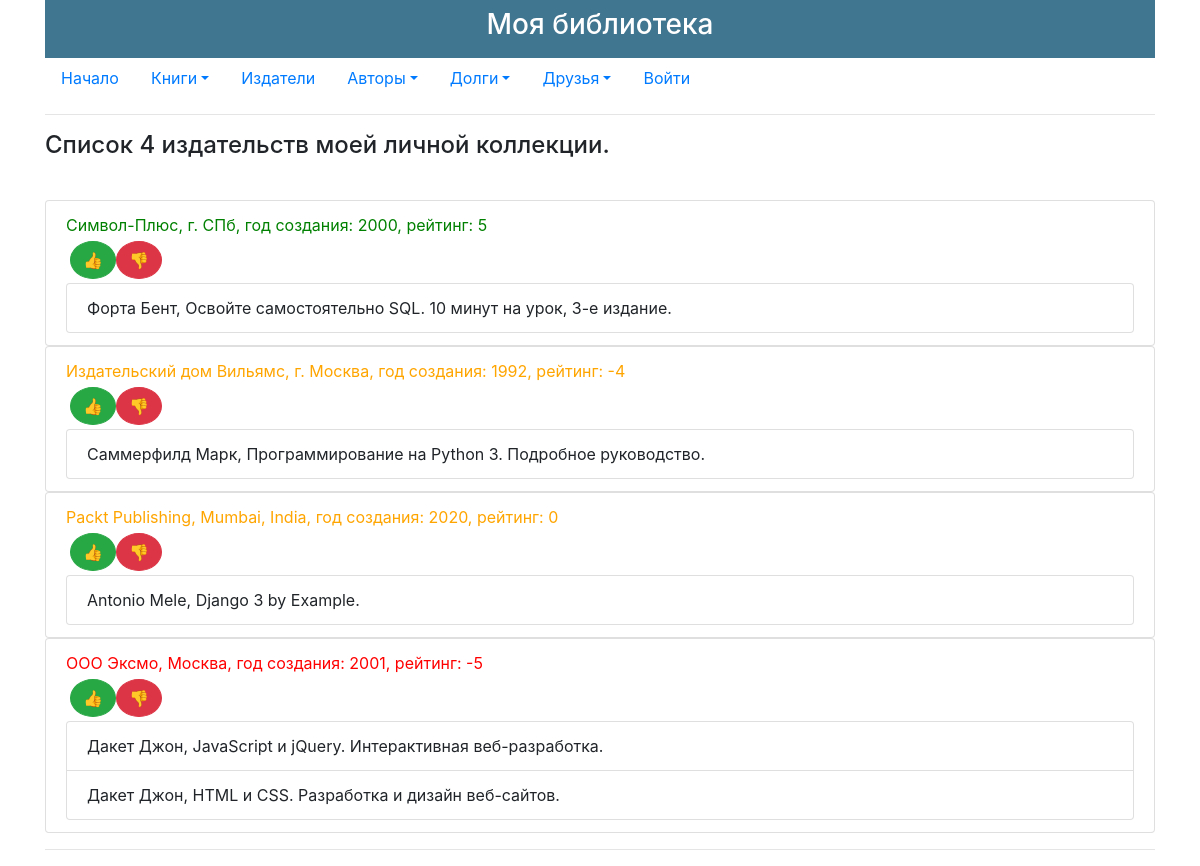
Screenshot of /publishers/ with the database file from the repository.
### p_library/models.py (models this page shows, shortened)
class Publisher(models.Model):
    name = models.TextField()
    description = models.TextField()
    found_date = models.SmallIntegerField()
    property_type = models.TextField(default="private")
    rating = models.SmallIntegerField(default=0)

class Book(models.Model):
    ISBN = models.CharField(max_length=13)
    title = models.TextField()
    description = models.TextField()
    year_release = models.SmallIntegerField()
    copy_count = models.SmallIntegerField(default=1)
    price = models.DecimalField(default=1, decimal_places=2, max_digits=10)
    author = models.ForeignKey(Author, on_delete = models.CASCADE)
    publisher = models.ForeignKey(Publisher, on_delete = models.CASCADE, related_name='books')
    friend = models.ManyToManyField(Friend,through='BorrowBook',related_name='borrows', blank=True)

class Author(models.Model):
    full_name = models.TextField()
    birth_year = models.SmallIntegerField()
    country = models.CharField(max_length=2)

### p_library/views.py (the view)
# urls.py: path('publishers/',views.publishers_index), #url для издательства
def publishers_index(request):
    template = loader.get_template('publishers.html')
    publishers = Publisher.objects.all()
    pub_data = {
        "title":"Мои издательства",
        "publishers":publishers
    }
    return HttpResponse(template.render(pub_data, request))

### p_library/templates/publishers.html (shortened to what this page needs)
{% extends 'base.html' %}
{% block content %}
    <h4>Список {{ publishers|length }} издательств моей личной коллекции.</h4>
    {% for publisher in publishers %}
        <ul class="list-group flex-fill">
        <li class="list-group-item">
            {% if publisher.rating >= 5 %}
                <p class="m-0" style="color: green; width:100%;">
            {% elif publisher.rating <= -5 %}
                <p class="m-0" style="color: red">
            {% else %}
                <p class="m-0" style="color: orange">
            {% endif %}
                    {{ publisher.name }}, {{ publisher.description }}, год создания: {{ publisher.found_date }}, рейтинг: {{ publisher.rating }}
                </p>
            <span class="d-flex p-1">
                <form action="/publishers/publisher_increment/" method="post" enctype="multipart/form-data">
                    <input class="btn btn-success rounded-circle" type="submit" value="&#128077;" />
                </form>
                <form action="/publishers/publisher_decrement/" method="post" enctype="multipart/form-data">
                    <input class="btn btn-danger rounded-circle" type="submit" value="&#128078;" />
                </form>
            </span>
            <ul class="list-group">
                {% for book in publisher.books.all %}
                    <li class="list-group-item">{{ book.author.full_name }}, {{ book.title }}</li>
                {% endfor %}
            </ul>
        </li>
        </ul>
    {% endfor %}
{% endblock %}

### rows the page displays
Publisher: name "Символ-Плюс", description "г. СПб", found_date "2000", rating "5"
Book: author.full_name "Форта Бент", title "Освойте самостоятельно SQL. 10 минут на урок, 3-е издание."
Publisher: name "Издательский дом Вильямс", description "г. Москва", found_date "1992", rating "-4"
Book: author.full_name "Саммерфилд Марк", title "Программирование на Python 3. Подробное руководство."
Publisher: name "Packt Publishing", description "Mumbai, India", found_date "2020", rating "0"
Book: author.full_name "Antonio Mele", title "Django 3 by Example."
Publisher: name "ООО Эксмо", description "Москва", found_date "2001", rating "-5"
Book: author.full_name "Дакет Джон", title "JavaScript и jQuery. Интерактивная веб-разработка."
Book: author.full_name "Дакет Джон", title "HTML и CSS. Разработка и дизайн веб-сайтов."

### other values shown
{{ publishers|length }} "4"
